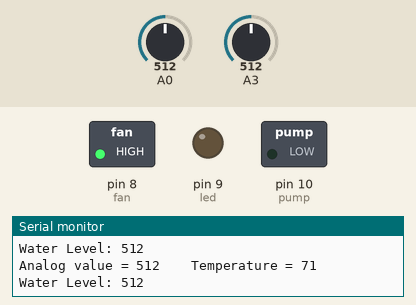
Recording of a sketch running on a simulated Arduino Uno, built with avr-gcc and run on an emulated ATmega328P. Shown: switched loads named in the sketch (green lamp = pin HIGH), output pins drawn as LEDs (lit = HIGH), the last lines printed to the serial monitor. Inputs (shaded band) come from the test bench; at power-on: A3 = 512, A0 = 512.

Above: at 3.2 s.
3.3 s: A3 set to 181
6.5 s: A3 set to 156
At 7.7 s:
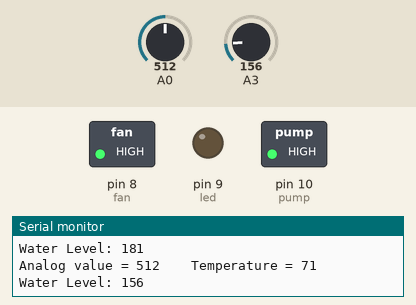
9.7 s: A3 set to 190
At 12.7 s:
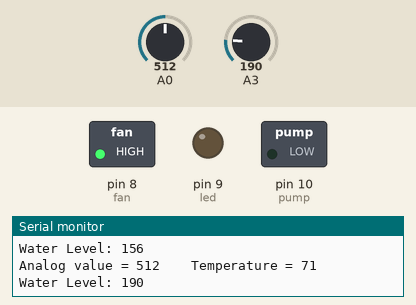
13.5 s: A3 set to 160
At 15.8 s:
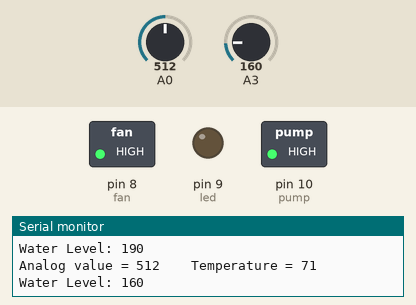
Timing chart, 0 to 17.3 s (numbered marks = the images above; inputs shaded):
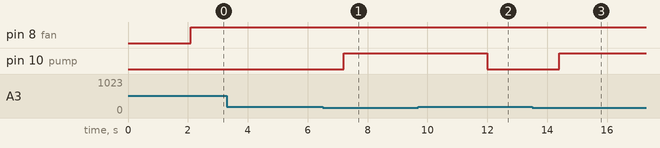

Measured:
- the behaviour switches between 170 and 169 on A3 (found by bisection; images 0 and 1)
- after the input at 6.5 s, pin 10 (pump): LOW → HIGH after 0.70 s
- after the input at 9.7 s, pin 10 (pump): HIGH → LOW after 2.3 s
- after the input at 13.5 s, pin 10 (pump): LOW → HIGH after 0.91 s

The sketch:

factory_code.ino
```cpp
////Integrated Control CODE
//Control Fan Motor
//Control Water Level
//Team 2:
//Date: November 16th, 2022
//Description:  This sketch turns the Fan Motor ON and OFF based on measured temperature and set UCL and LCL
//It also prints the analog read value from the thermistor
//This sketch monitors and controls the water level in the Chemical Bath and Reservoir
//At the same time where it monitors the water leveland temperature, it displays the values and data onto the LCD screen

//importing the library to be used for the LCD screen
#include <Wire.h>


  // set the LCD address to 0x27 for a 16 chars and 2 line display

/*********************************************************/

//variables
int fan = 8; //initializing the led variable to write to whatever is connected to pin 8
int led = 9; //initializing the led variable to write to whatever is connected to pin 9
int pump = 10; //initializing the led variable to write to whatever is connected to pin 10

//setting up the pins to be used as ouputs
void setup() {
  pinMode(fan, OUTPUT); //digital pin 8 controls Fan Motor
  pinMode(led, OUTPUT); //digital pin 9 controls LED Heater
  pinMode(pump, OUTPUT); //digital pin 10 controls Mini-Pump
  Serial.begin(9600);  //set up to print out text to monitor

/*
//******************** LCD **************************************
  lcd.init();  //initialize the lcd

  lcd.backlight();  //open the backlight

  lcd.setCursor ( 0, 0 );            // go to the top left corner
  lcd.print("  Houston Christian  "); // write this string on the top row
  lcd.setCursor ( 0, 1 );            // go to the 2nd row
  lcd.print("     University     "); // pad string with spaces for centering
  lcd.setCursor ( 7, 2 );            // go to the third row
  lcd.print("i = "); // pad with spaces for centering
  lcd.setCursor ( 7, 3 );            // go to the fourth row
  lcd.print("x = "); // pad with spaces for centering
*/
}
//main loop
void loop() {
  H2OV();
  delay(2000);
  thermy();
  delay(300);

}


//Making a seperate function to control the water pump
void H2OV() {
  int H2Oval = analogRead(3);// read water sensor analog input pin 5
  //lcd.setCursor (0, 2 );            // go to the third row
  //lcd.print("Water Level: "); lcd.print(H2Oval);  //
  Serial.print("Water Level: "); Serial.println(H2Oval);
  // if the water gets to a low water value, 170, then turn on the pump
  if (H2Oval < 170) {
    digitalWrite(pump, HIGH);
  }
  // if the water gets to a high water value, 180, then turn off the pump
  else if (H2Oval > 180) {
    digitalWrite(pump, LOW);
  }
  delay(100);
}

//Making a seperate function to control the led and fan
void thermy() {
  int val = analogRead(0); // read thermister analog input pin 4

  //lcd.setCursor ( 0, 0 );            // go to the top left corner
  //lcd.print("Analog value =   "); lcd.print(val) // write this string on the top row
  Serial.print("Analog value = ");
  Serial.print(val);

  //lcd.setCursor ( 0, 1 );            // go to the 2nd row
  //lcd.print("Temperature = "); lcd.print(int((val/7.1)-.77));    //write this on the second row
  Serial.print("    Temperature = ");
  Serial.println(int((val/7.1)-.77)); // our temperature equation to convert
                                     // the analogRead value to fahrenheit

  //if the value that is recieved by thermistor gets to a certain high value, 576,
  //the turn off the led and turn on the fan
  if (val > 20) {
    digitalWrite(fan,HIGH);
    digitalWrite(led, LOW);
  }
  //else if the value that the thermistor recieves gets to a certain low value, 535,
  //turn on the led and turn off the fan
  else if (val = 0) {
    digitalWrite(fan, LOW);
    digitalWrite(led, HIGH);
  }
}
```
